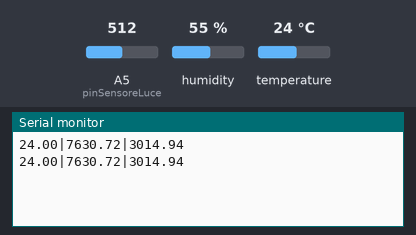
A sketch run on a simulated Arduino Uno, built with avr-gcc and run on an emulated ATmega328P. Shown: the last lines printed to the serial monitor. Inputs (shaded band) come from the test bench; at power-on: A5 (pinSensoreLuce) = 512, humidity 55 %, temperature 24 °C.

Above: at 2.3 s.
2.4 s: A5 (pinSensoreLuce) set to 1010
At 4.2 s:
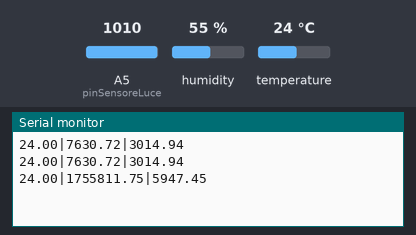
4.5 s: A5 (pinSensoreLuce) set to 1023
At 5.4 s:
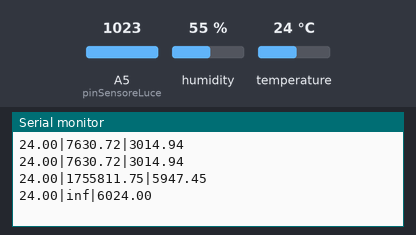

The sketch:

Sensors.ino
```cpp
#include <math.h>
#include <DHT.h>

// --- PIN DI INPUT ---
#define DHTPIN 4           // Pin digitale collegato a 'out' del DHT11 (es. D4 o A4)
#define DHTTYPE DHT11      // Modello del sensore
const int pinSensoreLuce = A5;

// Inizializzazione sensore DHT
DHT dht(DHTPIN, DHTTYPE);

// --- PARAMETRI COMUNI ---
const float VCC = 5.0; // Tensione di alimentazione (5V)

// --- PARAMETRI CALCOLO POTENZA PANNELLI ---
const float TEMP_RIFERIMENTO_C = 25.0; // 25°C in Celsius
const float MAX_PANEL_POWER = 6000.0;  // Potenza massima generata dai pannelli
const float K = -0.004;                // Fattore correttivo di temperatura (-0.4%/°C)

// --- PARAMETRI SENSORE LUCE (A5) ---
const float R_FISSA_LUCE = 100.0;
const float LDR_GAMMA = 0.8;
const float LDR_R1 = 127410.0; // Resistenza LDR a 1 lux (Ohm)

void setup() {
  Serial.begin(9600);
  dht.begin();
  // Linea di avvio commentata o rimossa per non sporcare il flusso MQTT sul bridge
  // Serial.println("Avvio lettura sensori (Luce A5, DHT11 D4)...");
}

void loop() {
  // === 1. LETTURA TEMPERATURA (DHT11) ===
  float tempC = dht.readTemperature();

  // Controllo validità lettura
  if (isnan(tempC)) {
    // Se la lettura fallisce, imposta un valore di fallback o salta il ciclo
    tempC = TEMP_RIFERIMENTO_C;
  }

  // === 2. LETTURA LUMINOSITÀ (A5) ===
  int valoreLuce = analogRead(pinSensoreLuce);
  float VoutLuce = (float)valoreLuce * (VCC / 1023.0);
  float R_LDR = R_FISSA_LUCE * (VCC / VoutLuce - 1.0);
  float lux = pow(LDR_R1 / R_LDR, 1.0 / LDR_GAMMA);
  float lightPercent = (float)valoreLuce / 1023.0;

  // Calcolo potenza stimata con derating termico
  float panelPower = (lightPercent * MAX_PANEL_POWER) * (1.0 + (tempC - TEMP_RIFERIMENTO_C) * K);

  // === 3. STAMPA SU SERIALE (Formato per bridge MQTT) ===
  Serial.print(tempC);
  Serial.print("|");
  Serial.print(lux);
  Serial.print("|");
  Serial.println(panelPower);

  // Il DHT11 richiede almeno 1 secondo (1 Hz) tra una lettura e l'altra
  delay(1500);
}
```

Measured:
- the behaviour switches between 1022 and 1023 on A5 (pinSensoreLuce) (found by bisection; images 1 and 2)
- after the input at 2.4 s, the serial monitor: prints a new line after 0.65 s (image 1)
- after the input at 4.5 s, the serial monitor: prints a new line after 0.05 s (image 2)
